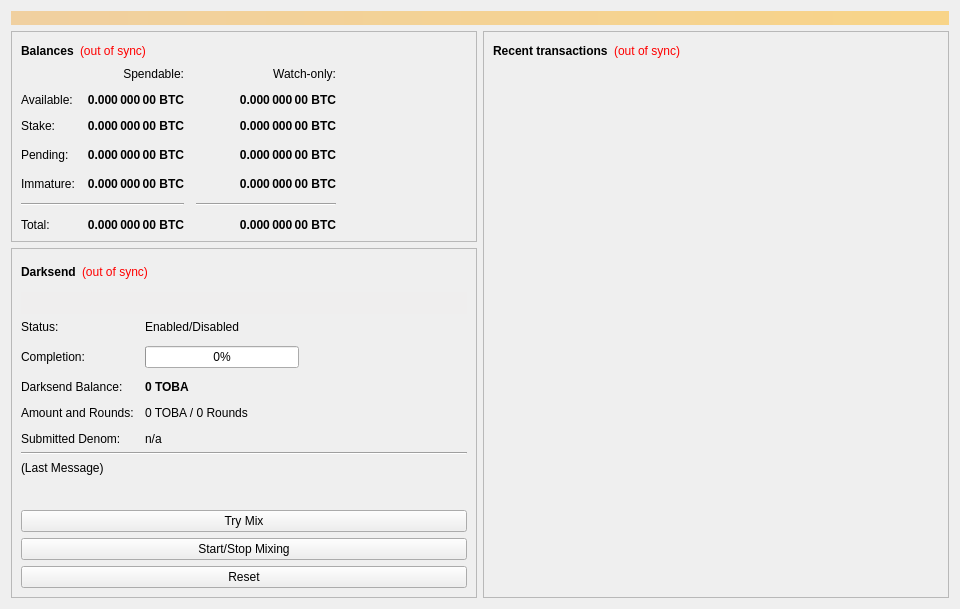
<?xml version="1.0" encoding="UTF-8"?>
<ui version="4.0">
 <class>OverviewPage</class>
 <widget class="QWidget" name="OverviewPage">
  <property name="geometry">
   <rect>
    <x>0</x>
    <y>0</y>
    <width>960</width>
    <height>594</height>
   </rect>
  </property>
  <property name="minimumSize">
   <size>
    <width>960</width>
    <height>0</height>
   </size>
  </property>
  <property name="windowTitle">
   <string>Form</string>
  </property>
  <layout class="QVBoxLayout" name="topLayout">
   <item>
    <widget class="QLabel" name="labelAlerts">
     <property name="visible">
      <bool>false</bool>
     </property>
     <property name="styleSheet">
      <string notr="true">background-color: qlineargradient(x1: 0, y1: 0, x2: 1, y2: 0, stop:0 #F0D0A0, stop:1 #F8D488); color:#000000;</string>
     </property>
     <property name="wordWrap">
      <bool>true</bool>
     </property>
     <property name="margin">
      <number>3</number>
     </property>
    </widget>
   </item>
   <item>
    <layout class="QHBoxLayout" name="horizontalLayout" stretch="1,1">
     <item>
      <layout class="QVBoxLayout" name="verticalLayout_2">
       <item>
        <widget class="QFrame" name="frame">
         <property name="frameShape">
          <enum>QFrame::StyledPanel</enum>
         </property>
         <property name="frameShadow">
          <enum>QFrame::Raised</enum>
         </property>
         <layout class="QVBoxLayout" name="verticalLayout_4">
          <item>
           <layout class="QHBoxLayout" name="horizontalLayout_4">
            <item>
             <widget class="QLabel" name="label_5">
              <property name="font">
               <font>
                <weight>75</weight>
                <bold>true</bold>
               </font>
              </property>
              <property name="text">
               <string>Balances</string>
              </property>
             </widget>
            </item>
            <item>
             <widget class="QLabel" name="labelWalletStatus">
              <property name="cursor">
               <cursorShape>WhatsThisCursor</cursorShape>
              </property>
              <property name="toolTip">
               <string>The displayed information may be out of date. Your wallet automatically synchronizes with the Toba network after a connection is established, but this process has not completed yet.</string>
              </property>
              <property name="styleSheet">
               <string notr="true">QLabel { color: red; }</string>
              </property>
              <property name="text">
               <string notr="true">(out of sync)</string>
              </property>
              <property name="alignment">
               <set>Qt::AlignLeading|Qt::AlignLeft|Qt::AlignVCenter</set>
              </property>
             </widget>
            </item>
            <item>
             <spacer name="horizontalSpacer_3">
              <property name="orientation">
               <enum>Qt::Horizontal</enum>
              </property>
              <property name="sizeHint" stdset="0">
               <size>
                <width>40</width>
                <height>20</height>
               </size>
              </property>
             </spacer>
            </item>
           </layout>
          </item>
          <item>
           <layout class="QGridLayout" name="gridLayout">
            <property name="spacing">
             <number>12</number>
            </property>
            <item row="3" column="2">
             <widget class="QLabel" name="labelWatchPending">
              <property name="font">
               <font>
                <weight>75</weight>
                <bold>true</bold>
               </font>
              </property>
              <property name="cursor">
               <cursorShape>IBeamCursor</cursorShape>
              </property>
              <property name="toolTip">
               <string>Unconfirmed transactions to watch-only addresses</string>
              </property>
              <property name="text">
               <string notr="true">0.000 000 00 BTC</string>
              </property>
              <property name="alignment">
               <set>Qt::AlignRight|Qt::AlignTrailing|Qt::AlignVCenter</set>
              </property>
              <property name="textInteractionFlags">
               <set>Qt::LinksAccessibleByMouse|Qt::TextSelectableByKeyboard|Qt::TextSelectableByMouse</set>
              </property>
             </widget>
            </item>
            <item row="3" column="1">
             <widget class="QLabel" name="labelUnconfirmed">
              <property name="font">
               <font>
                <weight>75</weight>
                <bold>true</bold>
               </font>
              </property>
              <property name="cursor">
               <cursorShape>IBeamCursor</cursorShape>
              </property>
              <property name="toolTip">
               <string>Total of transactions that have yet to be confirmed, and do not yet count toward the spendable balance</string>
              </property>
              <property name="text">
               <string notr="true">0.000 000 00 BTC</string>
              </property>
              <property name="alignment">
               <set>Qt::AlignRight|Qt::AlignTrailing|Qt::AlignVCenter</set>
              </property>
              <property name="textInteractionFlags">
               <set>Qt::LinksAccessibleByMouse|Qt::TextSelectableByKeyboard|Qt::TextSelectableByMouse</set>
              </property>
             </widget>
            </item>
            <item row="4" column="2">
             <widget class="QLabel" name="labelWatchImmature">
              <property name="font">
               <font>
                <weight>75</weight>
                <bold>true</bold>
               </font>
              </property>
              <property name="cursor">
               <cursorShape>IBeamCursor</cursorShape>
              </property>
              <property name="toolTip">
               <string>Mined balance in watch-only addresses that has not yet matured</string>
              </property>
              <property name="text">
               <string notr="true">0.000 000 00 BTC</string>
              </property>
              <property name="alignment">
               <set>Qt::AlignRight|Qt::AlignTrailing|Qt::AlignVCenter</set>
              </property>
              <property name="textInteractionFlags">
               <set>Qt::LinksAccessibleByMouse|Qt::TextSelectableByKeyboard|Qt::TextSelectableByMouse</set>
              </property>
             </widget>
            </item>
            <item row="5" column="0" colspan="2">
             <widget class="Line" name="lineSpendableBalance">
              <property name="orientation">
               <enum>Qt::Horizontal</enum>
              </property>
             </widget>
            </item>
            <item row="5" column="2">
             <widget class="Line" name="lineWatchBalance">
              <property name="sizePolicy">
               <sizepolicy hsizetype="Preferred" vsizetype="Fixed">
                <horstretch>0</horstretch>
                <verstretch>0</verstretch>
               </sizepolicy>
              </property>
              <property name="minimumSize">
               <size>
                <width>140</width>
                <height>0</height>
               </size>
              </property>
              <property name="orientation">
               <enum>Qt::Horizontal</enum>
              </property>
             </widget>
            </item>
            <item row="6" column="0">
             <widget class="QLabel" name="labelTotalText">
              <property name="text">
               <string>Total:</string>
              </property>
             </widget>
            </item>
            <item row="4" column="1">
             <widget class="QLabel" name="labelImmature">
              <property name="font">
               <font>
                <weight>75</weight>
                <bold>true</bold>
               </font>
              </property>
              <property name="cursor">
               <cursorShape>IBeamCursor</cursorShape>
              </property>
              <property name="toolTip">
               <string>Mined balance that has not yet matured</string>
              </property>
              <property name="text">
               <string notr="true">0.000 000 00 BTC</string>
              </property>
              <property name="alignment">
               <set>Qt::AlignRight|Qt::AlignTrailing|Qt::AlignVCenter</set>
              </property>
              <property name="textInteractionFlags">
               <set>Qt::LinksAccessibleByMouse|Qt::TextSelectableByKeyboard|Qt::TextSelectableByMouse</set>
              </property>
             </widget>
            </item>
            <item row="3" column="3">
             <spacer name="horizontalSpacer_2">
              <property name="orientation">
               <enum>Qt::Horizontal</enum>
              </property>
              <property name="sizeHint" stdset="0">
               <size>
                <width>40</width>
                <height>20</height>
               </size>
              </property>
             </spacer>
            </item>
            <item row="4" column="0">
             <widget class="QLabel" name="labelImmatureText">
              <property name="text">
               <string>Immature:</string>
              </property>
             </widget>
            </item>
            <item row="6" column="1">
             <widget class="QLabel" name="labelTotal">
              <property name="font">
               <font>
                <weight>75</weight>
                <bold>true</bold>
               </font>
              </property>
              <property name="cursor">
               <cursorShape>IBeamCursor</cursorShape>
              </property>
              <property name="toolTip">
               <string>Your current total balance</string>
              </property>
              <property name="text">
               <string notr="true">0.000 000 00 BTC</string>
              </property>
              <property name="alignment">
               <set>Qt::AlignRight|Qt::AlignTrailing|Qt::AlignVCenter</set>
              </property>
              <property name="textInteractionFlags">
               <set>Qt::LinksAccessibleByMouse|Qt::TextSelectableByKeyboard|Qt::TextSelectableByMouse</set>
              </property>
             </widget>
            </item>
            <item row="6" column="2">
             <widget class="QLabel" name="labelWatchTotal">
              <property name="font">
               <font>
                <weight>75</weight>
                <bold>true</bold>
               </font>
              </property>
              <property name="cursor">
               <cursorShape>IBeamCursor</cursorShape>
              </property>
              <property name="toolTip">
               <string>Current total balance in watch-only addresses</string>
              </property>
              <property name="text">
               <string notr="true">0.000 000 00 BTC</string>
              </property>
              <property name="alignment">
               <set>Qt::AlignRight|Qt::AlignTrailing|Qt::AlignVCenter</set>
              </property>
              <property name="textInteractionFlags">
               <set>Qt::LinksAccessibleByMouse|Qt::TextSelectableByKeyboard|Qt::TextSelectableByMouse</set>
              </property>
             </widget>
            </item>
            <item row="0" column="2">
             <widget class="QLabel" name="labelWatchonly">
              <property name="text">
               <string>Watch-only:</string>
              </property>
              <property name="alignment">
               <set>Qt::AlignRight|Qt::AlignTrailing|Qt::AlignVCenter</set>
              </property>
             </widget>
            </item>
            <item row="1" column="0">
             <widget class="QLabel" name="labelBalanceText">
              <property name="text">
               <string>Available:</string>
              </property>
             </widget>
            </item>
            <item row="1" column="1">
             <widget class="QLabel" name="labelBalance">
              <property name="font">
               <font>
                <weight>75</weight>
                <bold>true</bold>
               </font>
              </property>
              <property name="cursor">
               <cursorShape>IBeamCursor</cursorShape>
              </property>
              <property name="toolTip">
               <string>Your current spendable balance</string>
              </property>
              <property name="text">
               <string notr="true">0.000 000 00 BTC</string>
              </property>
              <property name="alignment">
               <set>Qt::AlignRight|Qt::AlignTrailing|Qt::AlignVCenter</set>
              </property>
              <property name="textInteractionFlags">
               <set>Qt::LinksAccessibleByMouse|Qt::TextSelectableByKeyboard|Qt::TextSelectableByMouse</set>
              </property>
             </widget>
            </item>
            <item row="2" column="0">
             <widget class="QLabel" name="label_10">
              <property name="text">
               <string>Stake:</string>
              </property>
             </widget>
            </item>
            <item row="2" column="1">
             <widget class="QLabel" name="labelStake">
              <property name="font">
               <font>
                <weight>75</weight>
                <bold>true</bold>
               </font>
              </property>
              <property name="cursor">
               <cursorShape>IBeamCursor</cursorShape>
              </property>
              <property name="toolTip">
               <string>Total of coins that was staked, and do not yet count toward the current balance</string>
              </property>
              <property name="text">
               <string notr="true">0.000 000 00 BTC</string>
              </property>
              <property name="alignment">
               <set>Qt::AlignRight|Qt::AlignTrailing|Qt::AlignVCenter</set>
              </property>
              <property name="textInteractionFlags">
               <set>Qt::LinksAccessibleByMouse|Qt::TextSelectableByKeyboard|Qt::TextSelectableByMouse</set>
              </property>
             </widget>
            </item>
            <item row="2" column="2">
             <widget class="QLabel" name="labelWatchStake">
              <property name="font">
               <font>
                <weight>75</weight>
                <bold>true</bold>
               </font>
              </property>
              <property name="cursor">
               <cursorShape>IBeamCursor</cursorShape>
              </property>
              <property name="toolTip">
               <string>Total of coins that was staked in watch-only addresses, and do not yet count toward the current watch-only balance</string>
              </property>
              <property name="text">
               <string notr="true">0.000 000 00 BTC</string>
              </property>
              <property name="alignment">
               <set>Qt::AlignRight|Qt::AlignTrailing|Qt::AlignVCenter</set>
              </property>
              <property name="textInteractionFlags">
               <set>Qt::LinksAccessibleByMouse|Qt::TextSelectableByKeyboard|Qt::TextSelectableByMouse</set>
              </property>
             </widget>
            </item>
            <item row="1" column="2">
             <widget class="QLabel" name="labelWatchAvailable">
              <property name="font">
               <font>
                <weight>75</weight>
                <bold>true</bold>
               </font>
              </property>
              <property name="cursor">
               <cursorShape>IBeamCursor</cursorShape>
              </property>
              <property name="toolTip">
               <string>Your current balance in watch-only addresses</string>
              </property>
              <property name="text">
               <string notr="true">0.000 000 00 BTC</string>
              </property>
              <property name="alignment">
               <set>Qt::AlignRight|Qt::AlignTrailing|Qt::AlignVCenter</set>
              </property>
              <property name="textInteractionFlags">
               <set>Qt::LinksAccessibleByMouse|Qt::TextSelectableByKeyboard|Qt::TextSelectableByMouse</set>
              </property>
             </widget>
            </item>
            <item row="3" column="0">
             <widget class="QLabel" name="labelPendingText">
              <property name="text">
               <string>Pending:</string>
              </property>
             </widget>
            </item>
            <item row="0" column="1">
             <widget class="QLabel" name="labelSpendable">
              <property name="text">
               <string>Spendable:</string>
              </property>
              <property name="alignment">
               <set>Qt::AlignRight|Qt::AlignTrailing|Qt::AlignVCenter</set>
              </property>
             </widget>
            </item>
           </layout>
          </item>
         </layout>
        </widget>
       </item>
       <item>
        <widget class="QFrame" name="frameDarksend">
         <property name="sizePolicy">
          <sizepolicy hsizetype="Expanding" vsizetype="Expanding">
           <horstretch>0</horstretch>
           <verstretch>0</verstretch>
          </sizepolicy>
         </property>
         <property name="minimumSize">
          <size>
           <width>0</width>
           <height>350</height>
          </size>
         </property>
         <property name="layoutDirection">
          <enum>Qt::LeftToRight</enum>
         </property>
         <property name="frameShape">
          <enum>QFrame::StyledPanel</enum>
         </property>
         <property name="frameShadow">
          <enum>QFrame::Raised</enum>
         </property>
         <layout class="QVBoxLayout" name="verticalLayout_5">
          <item>
           <layout class="QHBoxLayout" name="horizontalLayout_5">
            <item>
             <widget class="QLabel" name="label_2">
              <property name="font">
               <font>
                <weight>75</weight>
                <bold>true</bold>
               </font>
              </property>
              <property name="text">
               <string>Darksend</string>
              </property>
             </widget>
            </item>
            <item>
             <widget class="QLabel" name="labelDarksendSyncStatus">
              <property name="toolTip">
               <string>The displayed information may be out of date. Your wallet automatically synchronizes with the Toba network after a connection is established, but this process has not completed yet.</string>
              </property>
              <property name="styleSheet">
               <string notr="true">QLabel { color: red; }</string>
              </property>
              <property name="text">
               <string notr="true">(out of sync)</string>
              </property>
              <property name="alignment">
               <set>Qt::AlignLeading|Qt::AlignLeft|Qt::AlignVCenter</set>
              </property>
             </widget>
            </item>
            <item>
             <spacer name="horizontalSpacer_4">
              <property name="orientation">
               <enum>Qt::Horizontal</enum>
              </property>
              <property name="sizeHint" stdset="0">
               <size>
                <width>40</width>
                <height>20</height>
               </size>
              </property>
             </spacer>
            </item>
           </layout>
          </item>
          <item>
           <widget class="QPushButton" name="runAutoDenom">
            <property name="palette">
             <palette>
              <active>
               <colorrole role="WindowText">
                <brush brushstyle="SolidPattern">
                 <color alpha="255">
                  <red>0</red>
                  <green>0</green>
                  <blue>0</blue>
                 </color>
                </brush>
               </colorrole>
               <colorrole role="Button">
                <brush brushstyle="SolidPattern">
                 <color alpha="255">
                  <red>239</red>
                  <green>238</green>
                  <blue>238</blue>
                 </color>
                </brush>
               </colorrole>
               <colorrole role="Light">
                <brush brushstyle="SolidPattern">
                 <color alpha="255">
                  <red>255</red>
                  <green>255</green>
                  <blue>255</blue>
                 </color>
                </brush>
               </colorrole>
               <colorrole role="Midlight">
                <brush brushstyle="SolidPattern">
                 <color alpha="255">
                  <red>247</red>
                  <green>246</green>
                  <blue>246</blue>
                 </color>
                </brush>
               </colorrole>
               <colorrole role="Dark">
                <brush brushstyle="SolidPattern">
                 <color alpha="255">
                  <red>119</red>
                  <green>119</green>
                  <blue>119</blue>
                 </color>
                </brush>
               </colorrole>
               <colorrole role="Mid">
                <brush brushstyle="SolidPattern">
                 <color alpha="255">
                  <red>159</red>
                  <green>159</green>
                  <blue>159</blue>
                 </color>
                </brush>
               </colorrole>
               <colorrole role="Text">
                <brush brushstyle="SolidPattern">
                 <color alpha="255">
                  <red>0</red>
                  <green>0</green>
                  <blue>0</blue>
                 </color>
                </brush>
               </colorrole>
               <colorrole role="BrightText">
                <brush brushstyle="SolidPattern">
                 <color alpha="255">
                  <red>255</red>
                  <green>255</green>
                  <blue>255</blue>
                 </color>
                </brush>
               </colorrole>
               <colorrole role="ButtonText">
                <brush brushstyle="SolidPattern">
                 <color alpha="255">
                  <red>0</red>
                  <green>0</green>
                  <blue>0</blue>
                 </color>
                </brush>
               </colorrole>
               <colorrole role="Base">
                <brush brushstyle="SolidPattern">
                 <color alpha="255">
                  <red>255</red>
                  <green>255</green>
                  <blue>255</blue>
                 </color>
                </brush>
               </colorrole>
               <colorrole role="Window">
                <brush brushstyle="SolidPattern">
                 <color alpha="255">
                  <red>239</red>
                  <green>238</green>
                  <blue>238</blue>
                 </color>
                </brush>
               </colorrole>
               <colorrole role="Shadow">
                <brush brushstyle="SolidPattern">
                 <color alpha="255">
                  <red>0</red>
                  <green>0</green>
                  <blue>0</blue>
                 </color>
                </brush>
               </colorrole>
               <colorrole role="AlternateBase">
                <brush brushstyle="SolidPattern">
                 <color alpha="255">
                  <red>247</red>
                  <green>246</green>
                  <blue>246</blue>
                 </color>
                </brush>
               </colorrole>
               <colorrole role="ToolTipBase">
                <brush brushstyle="SolidPattern">
                 <color alpha="255">
                  <red>255</red>
                  <green>255</green>
                  <blue>220</blue>
                 </color>
                </brush>
               </colorrole>
               <colorrole role="ToolTipText">
                <brush brushstyle="SolidPattern">
                 <color alpha="255">
                  <red>0</red>
                  <green>0</green>
                  <blue>0</blue>
                 </color>
                </brush>
               </colorrole>
              </active>
              <inactive>
               <colorrole role="WindowText">
                <brush brushstyle="SolidPattern">
                 <color alpha="255">
                  <red>0</red>
                  <green>0</green>
                  <blue>0</blue>
                 </color>
                </brush>
               </colorrole>
               <colorrole role="Button">
                <brush brushstyle="SolidPattern">
                 <color alpha="255">
                  <red>239</red>
                  <green>238</green>
                  <blue>238</blue>
                 </color>
                </brush>
               </colorrole>
               <colorrole role="Light">
                <brush brushstyle="SolidPattern">
                 <color alpha="255">
                  <red>255</red>
                  <green>255</green>
                  <blue>255</blue>
                 </color>
                </brush>
               </colorrole>
               <colorrole role="Midlight">
                <brush brushstyle="SolidPattern">
                 <color alpha="255">
                  <red>247</red>
                  <green>246</green>
                  <blue>246</blue>
                 </color>
                </brush>
               </colorrole>
               <colorrole role="Dark">
                <brush brushstyle="SolidPattern">
                 <color alpha="255">
                  <red>119</red>
                  <green>119</green>
                  <blue>119</blue>
                 </color>
                </brush>
               </colorrole>
               <colorrole role="Mid">
                <brush brushstyle="SolidPattern">
                 <color alpha="255">
                  <red>159</red>
                  <green>159</green>
                  <blue>159</blue>
                 </color>
                </brush>
               </colorrole>
               <colorrole role="Text">
                <brush brushstyle="SolidPattern">
                 <color alpha="255">
                  <red>0</red>
                  <green>0</green>
                  <blue>0</blue>
                 </color>
                </brush>
               </colorrole>
               <colorrole role="BrightText">
                <brush brushstyle="SolidPattern">
                 <color alpha="255">
                  <red>255</red>
                  <green>255</green>
                  <blue>255</blue>
                 </color>
                </brush>
               </colorrole>
               <colorrole role="ButtonText">
                <brush brushstyle="SolidPattern">
                 <color alpha="255">
                  <red>0</red>
                  <green>0</green>
                  <blue>0</blue>
                 </color>
                </brush>
               </colorrole>
               <colorrole role="Base">
                <brush brushstyle="SolidPattern">
                 <color alpha="255">
                  <red>255</red>
                  <green>255</green>
                  <blue>255</blue>
                 </color>
                </brush>
               </colorrole>
               <colorrole role="Window">
                <brush brushstyle="SolidPattern">
                 <color alpha="255">
                  <red>239</red>
                  <green>238</green>
                  <blue>238</blue>
                 </color>
                </brush>
               </colorrole>
               <colorrole role="Shadow">
                <brush brushstyle="SolidPattern">
                 <color alpha="255">
                  <red>0</red>
                  <green>0</green>
                  <blue>0</blue>
                 </color>
                </brush>
               </colorrole>
               <colorrole role="AlternateBase">
                <brush brushstyle="SolidPattern">
                 <color alpha="255">
                  <red>247</red>
                  <green>246</green>
                  <blue>246</blue>
                 </color>
                </brush>
               </colorrole>
               <colorrole role="ToolTipBase">
                <brush brushstyle="SolidPattern">
                 <color alpha="255">
                  <red>255</red>
                  <green>255</green>
                  <blue>220</blue>
                 </color>
                </brush>
               </colorrole>
               <colorrole role="ToolTipText">
                <brush brushstyle="SolidPattern">
                 <color alpha="255">
                  <red>0</red>
                  <green>0</green>
                  <blue>0</blue>
                 </color>
                </brush>
               </colorrole>
              </inactive>
              <disabled>
               <colorrole role="WindowText">
                <brush brushstyle="SolidPattern">
                 <color alpha="255">
                  <red>119</red>
                  <green>119</green>
                  <blue>119</blue>
                 </color>
                </brush>
               </colorrole>
               <colorrole role="Button">
                <brush brushstyle="SolidPattern">
                 <color alpha="255">
                  <red>239</red>
                  <green>238</green>
                  <blue>238</blue>
                 </color>
                </brush>
               </colorrole>
               <colorrole role="Light">
                <brush brushstyle="SolidPattern">
                 <color alpha="255">
                  <red>255</red>
                  <green>255</green>
                  <blue>255</blue>
                 </color>
                </brush>
               </colorrole>
               <colorrole role="Midlight">
                <brush brushstyle="SolidPattern">
                 <color alpha="255">
                  <red>247</red>
                  <green>246</green>
                  <blue>246</blue>
                 </color>
                </brush>
               </colorrole>
               <colorrole role="Dark">
                <brush brushstyle="SolidPattern">
                 <color alpha="255">
                  <red>119</red>
                  <green>119</green>
                  <blue>119</blue>
                 </color>
                </brush>
               </colorrole>
               <colorrole role="Mid">
                <brush brushstyle="SolidPattern">
                 <color alpha="255">
                  <red>159</red>
                  <green>159</green>
                  <blue>159</blue>
                 </color>
                </brush>
               </colorrole>
               <colorrole role="Text">
                <brush brushstyle="SolidPattern">
                 <color alpha="255">
                  <red>119</red>
                  <green>119</green>
                  <blue>119</blue>
                 </color>
                </brush>
               </colorrole>
               <colorrole role="BrightText">
                <brush brushstyle="SolidPattern">
                 <color alpha="255">
                  <red>255</red>
                  <green>255</green>
                  <blue>255</blue>
                 </color>
                </brush>
               </colorrole>
               <colorrole role="ButtonText">
                <brush brushstyle="SolidPattern">
                 <color alpha="255">
                  <red>119</red>
                  <green>119</green>
                  <blue>119</blue>
                 </color>
                </brush>
               </colorrole>
               <colorrole role="Base">
                <brush brushstyle="SolidPattern">
                 <color alpha="255">
                  <red>239</red>
                  <green>238</green>
                  <blue>238</blue>
                 </color>
                </brush>
               </colorrole>
               <colorrole role="Window">
                <brush brushstyle="SolidPattern">
                 <color alpha="255">
                  <red>239</red>
                  <green>238</green>
                  <blue>238</blue>
                 </color>
                </brush>
               </colorrole>
               <colorrole role="Shadow">
                <brush brushstyle="SolidPattern">
                 <color alpha="255">
                  <red>0</red>
                  <green>0</green>
                  <blue>0</blue>
                 </color>
                </brush>
               </colorrole>
               <colorrole role="AlternateBase">
                <brush brushstyle="SolidPattern">
                 <color alpha="255">
                  <red>239</red>
                  <green>238</green>
                  <blue>238</blue>
                 </color>
                </brush>
               </colorrole>
               <colorrole role="ToolTipBase">
                <brush brushstyle="SolidPattern">
                 <color alpha="255">
                  <red>255</red>
                  <green>255</green>
                  <blue>220</blue>
                 </color>
                </brush>
               </colorrole>
               <colorrole role="ToolTipText">
                <brush brushstyle="SolidPattern">
                 <color alpha="255">
                  <red>0</red>
                  <green>0</green>
                  <blue>0</blue>
                 </color>
                </brush>
               </colorrole>
              </disabled>
             </palette>
            </property>
            <property name="focusPolicy">
             <enum>Qt::NoFocus</enum>
            </property>
            <property name="autoFillBackground">
             <bool>true</bool>
            </property>
            <property name="text">
             <string/>
            </property>
            <property name="flat">
             <bool>true</bool>
            </property>
           </widget>
          </item>
          <item>
           <layout class="QFormLayout" name="formLayout">
            <property name="fieldGrowthPolicy">
             <enum>QFormLayout::AllNonFixedFieldsGrow</enum>
            </property>
            <property name="horizontalSpacing">
             <number>11</number>
            </property>
            <property name="verticalSpacing">
             <number>12</number>
            </property>
            <item row="0" column="0">
             <widget class="QLabel" name="label_6">
              <property name="text">
               <string>Status:</string>
              </property>
             </widget>
            </item>
            <item row="1" column="0">
             <widget class="QLabel" name="label_7">
              <property name="text">
               <string>Completion:</string>
              </property>
             </widget>
            </item>
            <item row="1" column="1">
             <widget class="QProgressBar" name="darksendProgress">
              <property name="maximumSize">
               <size>
                <width>154</width>
                <height>16777215</height>
               </size>
              </property>
              <property name="value">
               <number>0</number>
              </property>
             </widget>
            </item>
            <item row="3" column="0">
             <widget class="QLabel" name="labelAnonymizedText">
              <property name="text">
               <string>Darksend Balance:</string>
              </property>
             </widget>
            </item>
            <item row="3" column="1">
             <widget class="QLabel" name="labelAnonymized">
              <property name="font">
               <font>
                <weight>75</weight>
                <bold>true</bold>
               </font>
              </property>
              <property name="text">
               <string notr="true">0 TOBA</string>
              </property>
             </widget>
            </item>
            <item row="4" column="0">
             <widget class="QLabel" name="label_8">
              <property name="text">
               <string>Amount and Rounds:</string>
              </property>
             </widget>
            </item>
            <item row="4" column="1">
             <widget class="QLabel" name="labelAmountRounds">
              <property name="text">
               <string>0 TOBA / 0 Rounds</string>
              </property>
             </widget>
            </item>
            <item row="5" column="0">
             <widget class="QLabel" name="label_9">
              <property name="text">
               <string>Submitted Denom:</string>
              </property>
             </widget>
            </item>
            <item row="5" column="1">
             <widget class="QLabel" name="labelSubmittedDenom">
              <property name="toolTip">
               <string>The denominations you submitted to the Masternode.&lt;br&gt;To mix, other users must submit the exact same denominations.</string>
              </property>
              <property name="text">
               <string>n/a</string>
              </property>
             </widget>
            </item>
            <item row="0" column="1">
             <widget class="QLabel" name="darksendEnabled">
              <property name="text">
               <string>Enabled/Disabled</string>
              </property>
             </widget>
            </item>
           </layout>
          </item>
          <item>
           <widget class="Line" name="lineLastMessage">
            <property name="orientation">
             <enum>Qt::Horizontal</enum>
            </property>
           </widget>
          </item>
          <item>
           <widget class="QLabel" name="darksendStatus">
            <property name="minimumSize">
             <size>
              <width>288</width>
              <height>43</height>
             </size>
            </property>
            <property name="text">
             <string>(Last Message)</string>
            </property>
            <property name="alignment">
             <set>Qt::AlignLeading|Qt::AlignLeft|Qt::AlignTop</set>
            </property>
            <property name="wordWrap">
             <bool>true</bool>
            </property>
           </widget>
          </item>
          <item>
           <widget class="QPushButton" name="darksendAuto">
            <property name="sizePolicy">
             <sizepolicy hsizetype="MinimumExpanding" vsizetype="Fixed">
              <horstretch>0</horstretch>
              <verstretch>0</verstretch>
             </sizepolicy>
            </property>
            <property name="toolTip">
             <string>Try to manually submit a Darksend request.</string>
            </property>
            <property name="text">
             <string>Try Mix</string>
            </property>
           </widget>
          </item>
          <item>
           <widget class="QPushButton" name="toggleDarksend">
            <property name="sizePolicy">
             <sizepolicy hsizetype="MinimumExpanding" vsizetype="Fixed">
              <horstretch>0</horstretch>
              <verstretch>0</verstretch>
             </sizepolicy>
            </property>
            <property name="text">
             <string>Start/Stop Mixing</string>
            </property>
           </widget>
          </item>
          <item>
           <widget class="QPushButton" name="darksendReset">
            <property name="sizePolicy">
             <sizepolicy hsizetype="MinimumExpanding" vsizetype="Fixed">
              <horstretch>0</horstretch>
              <verstretch>0</verstretch>
             </sizepolicy>
            </property>
            <property name="toolTip">
             <string>Reset the current status of Darksend (can interrupt Darksend if it's in the process of Mixing, which can cost you money!)</string>
            </property>
            <property name="autoFillBackground">
             <bool>false</bool>
            </property>
            <property name="text">
             <string>Reset</string>
            </property>
           </widget>
          </item>
         </layout>
        </widget>
       </item>
       <item>
        <spacer name="verticalSpacer">
         <property name="orientation">
          <enum>Qt::Vertical</enum>
         </property>
         <property name="sizeHint" stdset="0">
          <size>
           <width>20</width>
           <height>40</height>
          </size>
         </property>
        </spacer>
       </item>
      </layout>
     </item>
     <item>
      <layout class="QVBoxLayout" name="verticalLayout_3">
       <item>
        <widget class="QFrame" name="frame_2">
         <property name="frameShape">
          <enum>QFrame::StyledPanel</enum>
         </property>
         <property name="frameShadow">
          <enum>QFrame::Raised</enum>
         </property>
         <layout class="QVBoxLayout" name="verticalLayout">
          <item>
           <layout class="QHBoxLayout" name="horizontalLayout_2">
            <item>
             <widget class="QLabel" name="label_4">
              <property name="font">
               <font>
                <weight>75</weight>
                <bold>true</bold>
               </font>
              </property>
              <property name="text">
               <string>Recent transactions</string>
              </property>
             </widget>
            </item>
            <item>
             <widget class="QLabel" name="labelTransactionsStatus">
              <property name="cursor">
               <cursorShape>WhatsThisCursor</cursorShape>
              </property>
              <property name="toolTip">
               <string>The displayed information may be out of date. Your wallet automatically synchronizes with the Toba network after a connection is established, but this process has not completed yet.</string>
              </property>
              <property name="styleSheet">
               <string notr="true">QLabel { color: red; }</string>
              </property>
              <property name="text">
               <string notr="true">(out of sync)</string>
              </property>
              <property name="alignment">
               <set>Qt::AlignRight|Qt::AlignTrailing|Qt::AlignVCenter</set>
              </property>
             </widget>
            </item>
            <item>
             <spacer name="horizontalSpacer">
              <property name="orientation">
               <enum>Qt::Horizontal</enum>
              </property>
              <property name="sizeHint" stdset="0">
               <size>
                <width>40</width>
                <height>20</height>
               </size>
              </property>
             </spacer>
            </item>
           </layout>
          </item>
          <item>
           <widget class="QListView" name="listTransactions">
            <property name="styleSheet">
             <string notr="true">QListView { background: transparent; }</string>
            </property>
            <property name="frameShape">
             <enum>QFrame::NoFrame</enum>
            </property>
            <property name="verticalScrollBarPolicy">
             <enum>Qt::ScrollBarAlwaysOff</enum>
            </property>
            <property name="horizontalScrollBarPolicy">
             <enum>Qt::ScrollBarAlwaysOff</enum>
            </property>
            <property name="selectionMode">
             <enum>QAbstractItemView::NoSelection</enum>
            </property>
           </widget>
          </item>
         </layout>
        </widget>
       </item>
      </layout>
     </item>
    </layout>
   </item>
  </layout>
 </widget>
 <resources/>
 <connections/>
</ui>
